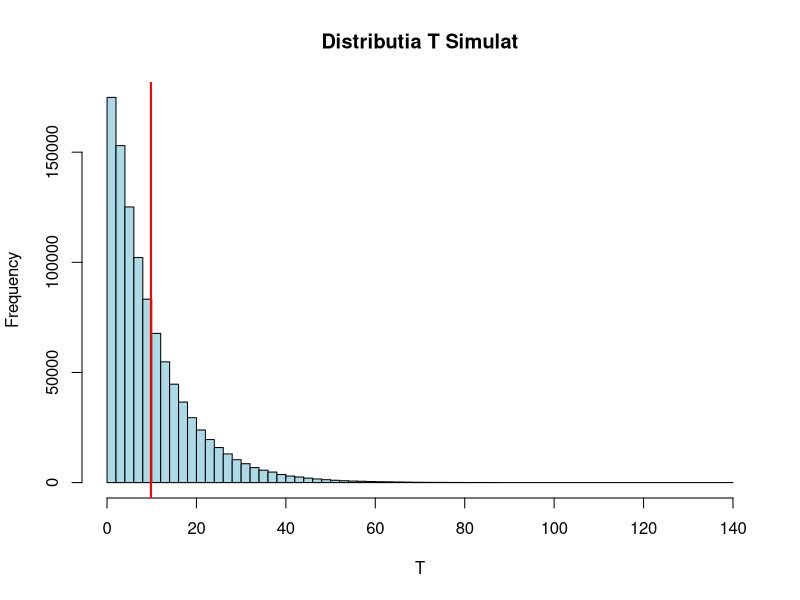
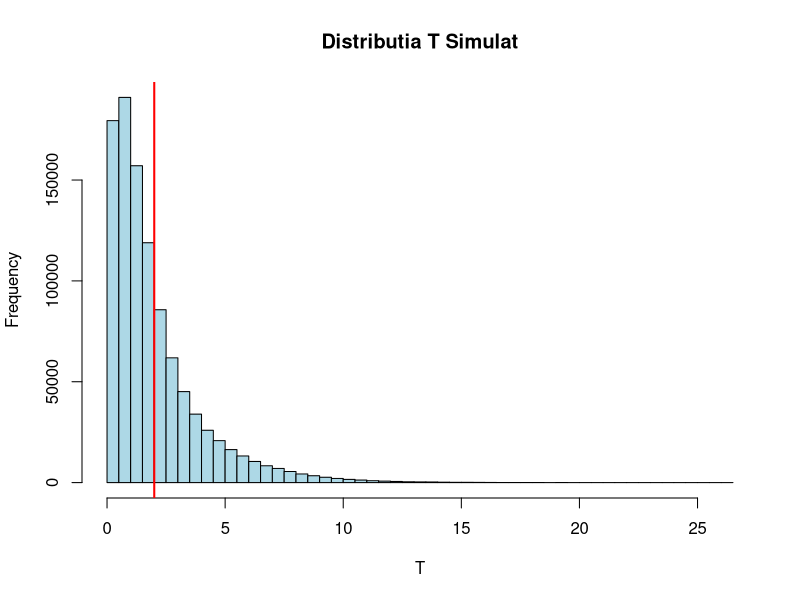
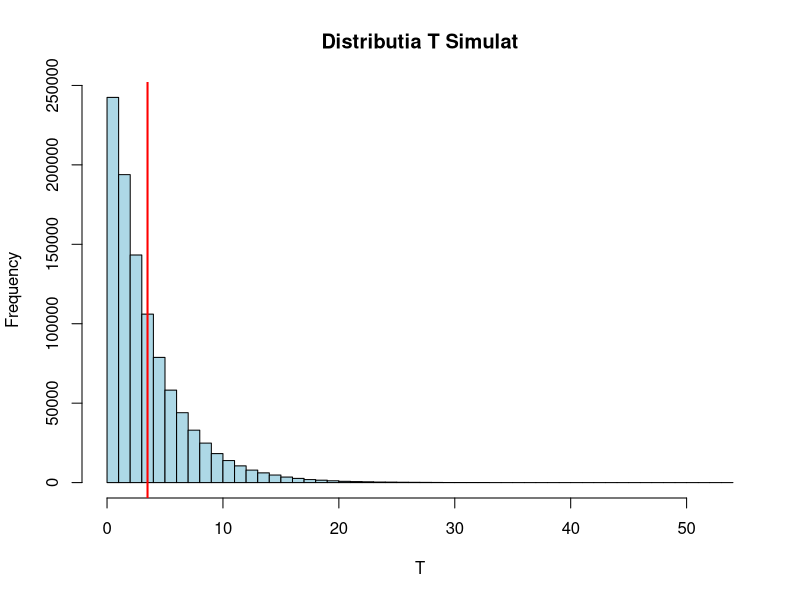
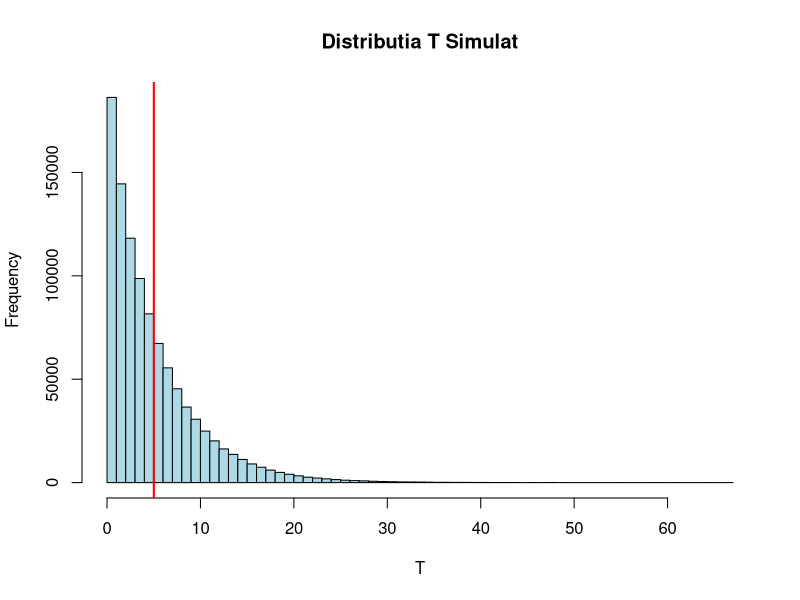
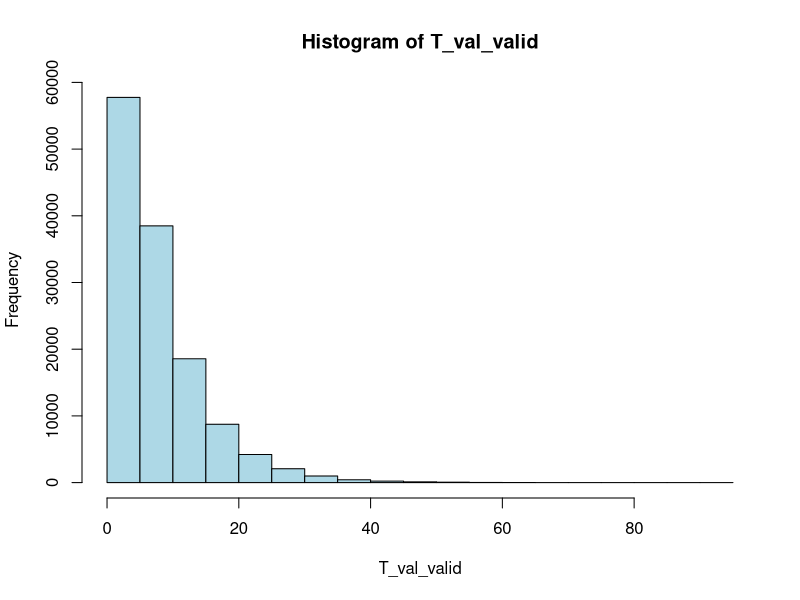
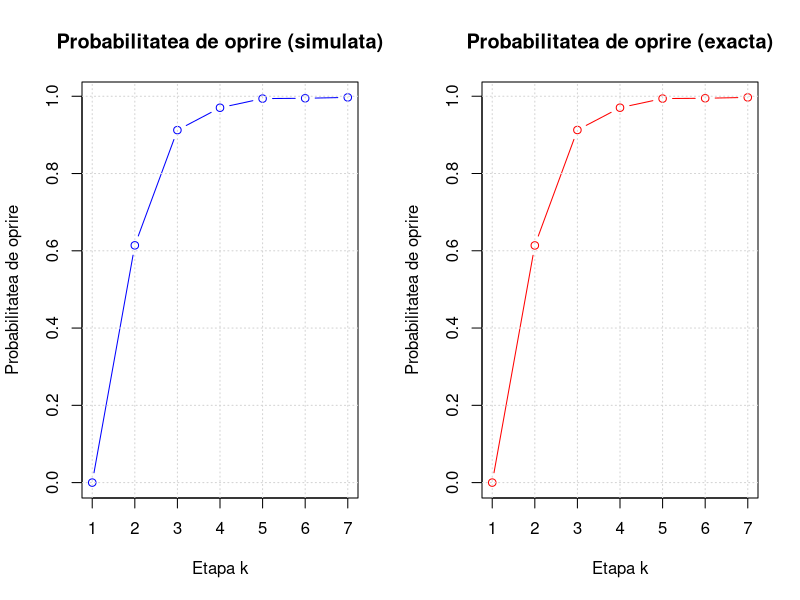

Source code (R) for these figures, in order:
## a)

n <- 50 # vreau 50 de etape pentru activitate
lambda <- runif(n, min=0.1, max=3) # generez 50 rate aleatoare pentru fiecare etapa cu valori intre 0.1 si 3 in vectorul lambda
# daca am gandit bine, un timp cu un lambda subunitar va dura mai mult decat unul cu lambda supraunitar
# practic daca T1 are lambda 0.5 => E(T1)=1/0.5=2, iar daca T2 are lambda 2.3 => E(T2)=1/2.3=0.43, adica E(T2)<E(T1)
alpha <- runif(n, min=0.1, max=0.9) # 50 de probabilitati de continuare cu valori mai mici ca 1(=100%) pentru fiecare etapa de a trece la urmatoarea
nr_simulari <- 10^6 # fiecare simulare va face persoana A sa parcurga o activitate cu cate n etape

T_val <- numeric(nr_simulari) # vector pentru timpii totalizati

for(j in 1:nr_simulari)
{
  T_total <- 0 # timpul total se reinitializeaza pentru inceputul fiecarei noi simulari
  i <- 1 # contor T_i
  
  while(i <= n) # n etape
  {
    T_i <- rexp(1, rate=lambda[i])# timpul etapei curente folosind rexp care calculeaza pmf-ul distributiei exponentiale in lambda[i]
    # rexp(k, ...) genereaza k variabile aleatoare, dar nu le generez pe toate o data cu rexp(n, ...) deoarece fiecare are alta rata si ar trebui sa fie incrementat i-ul
    # T_i <- lambda[i]*e^(-lambda[i]*x)
    
    T_total <- T_total + T_i
    
    if(runif(1, min=0, max=1) < alpha[i])# conditie continuare la etapa i+1 deoarece runif(1) genereaza o valoare intre 0 si 1 care e comparata cu probabilitate curenta de continuare alfa[i]
    {
      i <- i + 1
    } else
    {
      break # oprire, nu trec la etapa urmatoare
    }
  }
  
  T_val[j] <- T_total
}

E_T_simulat <- mean(T_val) # media valorilor simulate pentru a determina E(T)

cat("Estimarea E(T) prin simulare:", E_T_simulat, "\n")
hist(T_val, col = "lightblue", main = "Distributia T Simulat", xlab = "T", breaks = 50) # plotarea distributiei valorilor simulate pentru T
abline(v = E_T_simulat, col = "red", lwd = 2) # linia rosie pentru valoarea exactă a lui E(T)






## b)

n <- 50 # n etape
lambda <- runif(n, min=0.1, max=3)
alpha <- runif(n, min=0.1, max=0.9)
nr_simulari <- 10^6 # fiecare simulare va face persoana A sa parcurga o activitate cu cate n etape

T_val <- numeric(nr_simulari) # vector pentru timpii totalizati

for(j in 1:nr_simulari)
{
  T_total <- 0 # timpul total se reinitializeaza pentru inceputul fiecarei noi simulari
  i <- 1 # contor T_i
  
  while(i <= n) # n etape
  {
    T_i <- rexp(1, rate=lambda[i])# timpul etapei curente folosind rexp care calculeaza pmf-ul distributiei exponentiale in lambda[i]
    # rexp(k, ...) genereaza k variabile aleatoare, dar nu le generez pe toate o data cu rexp(n, ...) deoarece fiecare are alta rata si ar trebui sa fie incrementat i-ul
    # T_i <- lambda[i]*e^(-lambda[i]*x)
    
    T_total <- T_total + T_i
    
    if(runif(1, min=0, max=1) < alpha[i])# conditie continuare la etapa i+1 deoarece runif(1) genereaza o valoare intre 0 si 1 care e comparata cu probabilitate curenta de continuare alfa[i]
    {
      i <- i + 1
    } else
    {
      break # oprire, nu trec la etapa urmatoare
    }
  }
  
  T_val[j] <- T_total
}

E_T_simulat <- mean(T_val) # media valorilor simulate pentru a determina E(T)

P_reaches <- numeric(n)
for (i in 1:n) # calculez probabilitatea de a ajunge la fiecare etapa
{
  if (i == 1)
  {
    P_reaches[i] <- 1 # prob de a ajunge la prima etapa este mereu 1
  } else
  {
    P_reaches[i] <- P_reaches[i-1]*alpha[i-1] # produsul probabilitatilor anterioare
  }
}

E_T_calculat <- sum((1/lambda)*P_reaches) # valoare exacta a lui E(T)

cat("Estimarea E(T) prin simulare:", E_T_simulat, "\n")
cat("Valoarea exactă a lui E(T):", E_T_calculat, "\n")
hist(T_val, col = "lightblue", main = "Distributia T Simulat", xlab = "T", breaks = 50) # plotarea distributiei valorilor simulate pentru T
abline(v = E_T_calculat, col = "red", lwd = 2) # linia rosie pentru valoarea exactă a lui E(T)





# c)

n <- 50 # n etape
lambda <- runif(n, min=0.1, max=3)
alpha <- runif(n, min=0.1, max=0.9)
nr_simulari <- 10^6 # fiecare simulare va face persoana A sa parcurga o activitate cu cate n etape

T_val <- numeric(nr_simulari) # vector pentru timpii totalizati
finalizat_count <- 0 # count pt etape finalizate

for(j in 1:nr_simulari)
{
  T_total <- 0 # timpul total se reinitializeaza pentru inceputul fiecarei noi simulari
  i <- 1 # contor T_i
  
  while(i <= n) # n etape
  {
    T_i <- rexp(1, rate=lambda[i])# timpul etapei curente folosind rexp care calculeaza pmf-ul distributiei exponentiale in lambda[i]
    # rexp(k, ...) genereaza k variabile aleatoare, dar nu le generez pe toate o data cu rexp(n, ...) deoarece fiecare are alta rata si ar trebui sa fie incrementat i-ul
    # T_i <- lambda[i]*e^(-lambda[i]*x)
    
    T_total <- T_total + T_i
    
    if(runif(1, min=0, max=1) < alpha[i])# conditie continuare la etapa i+1 deoarece runif(1) genereaza o valoare intre 0 si 1 care e comparata cu probabilitate curenta de continuare alfa[i]
    {
      i <- i + 1
    } else
    {
      break # oprire, nu trec la etapa urmatoare
    }
  }
  
  T_val[j] <- T_total
  
  if (i > n)
  {
    finalizat_count <- finalizat_count + 1
  }
}

E_T_simulat <- mean(T_val) # media valorilor simulate pentru a determina E(T)

P_reaches <- numeric(n)
for (i in 1:n) # calculez probabilitatea de a ajunge la fiecare etapa
{
  if (i == 1)
  {
    P_reaches[i] <- 1 # prob de a ajunge la prima etapa este mereu 1
  } else
  {
    P_reaches[i] <- P_reaches[i-1]*alpha[i-1] # produsul probabilitatilor anterioare
  }
}

E_T_calculat <- sum((1/lambda)*P_reaches) # valoare exacta a lui E(T)

cat("Estimarea E(T) prin simulare:", E_T_simulat, "\n")
cat("Valoarea exactă a lui E(T):", E_T_calculat, "\n")
hist(T_val, col = "lightblue", main = "Distributia T Simulat", xlab = "T", breaks = 50) # plotarea distributiei valorilor simulate pentru T
abline(v = E_T_calculat, col = "red", lwd = 2) # linia rosie pentru valoarea exactă a lui E(T)

P_finalizare_simulata <- finalizat_count/nr_simulari 
P_finalizare_exacta <- prod(alpha)

cat("Probabilitatea de finalizare in simulare:", P_finalizare_simulata, "\n")
cat("Probabilitatea exacta de finalizare:", P_finalizare_exacta, "\n") # va da o valoare foarte mica 3.720195×10^−18, adica 0.00...03720195





# d)

n <- 50 # n etape
lambda <- runif(n, min=0.1, max=3)
alpha <- runif(n, min=0.1, max=0.9)
nr_simulari <- 10^6 # fiecare simulare va face persoana A sa parcurga o activitate cu cate n etape
sigma <- 5

T_val <- numeric(nr_simulari) # vector pentru timpii totalizati
count_sigma <- 0 # contor pentru simularile cu T_total <= sigma


for(j in 1:nr_simulari)
{
  T_total <- 0 # timpul total se reinitializeaza pentru inceputul fiecarei noi simulari
  i <- 1 # contor T_i
  
  while(i <= n) # n etape
  {
    T_i <- rexp(1, rate=lambda[i])# timpul etapei curente folosind rexp care calculeaza pmf-ul distributiei exponentiale in lambda[i]
    # rexp(k, ...) genereaza k variabile aleatoare, dar nu le generez pe toate o data cu rexp(n, ...) deoarece fiecare are alta rata si ar trebui sa fie incrementat i-ul
    # T_i <- lambda[i]*e^(-lambda[i]*x)
    
    T_total <- T_total + T_i
    
    if(runif(1, min=0, max=1) < alpha[i])# conditie continuare la etapa i+1 deoarece runif(1) genereaza o valoare intre 0 si 1 care e comparata cu probabilitate curenta de continuare alfa[i]
    {
      i <- i + 1
    } else
    {
      break # oprire, nu trec la etapa urmatoare
    }
  }
  
  T_val[j] <- T_total
  
  if (T_total <= sigma)
  {
    count_sigma <- count_sigma + 1
  }
}

E_T_simulat <- mean(T_val) # media valorilor simulate pentru a determina E(T)

P_reaches <- numeric(n)
for (i in 1:n) # calculez probabilitatea de a ajunge la fiecare etapa
{
  if (i == 1)
  {
    P_reaches[i] <- 1 # prob de a ajunge la prima etapa este mereu 1
  } else
  {
    P_reaches[i] <- P_reaches[i-1]*alpha[i-1] # produsul probabilitatilor anterioare
  }
}

E_T_calculat <- sum((1/lambda)*P_reaches) # valoare exacta a lui E(T)

cat("Estimarea E(T) prin simulare:", E_T_simulat, "\n")
cat("Valoarea exactă a lui E(T):", E_T_calculat, "\n")
hist(T_val, col = "lightblue", main = "Distributia T Simulat", xlab = "T", breaks = 50) # plotarea distributiei valorilor simulate pentru T
abline(v = E_T_calculat, col = "red", lwd = 2) # linia rosie pentru valoarea exactă a lui E(T)

P_sigma_simulata <- count_sigma/nr_simulari

cat("Probabilitatea de a termina intr-un timp <= sigma:", P_sigma_simulata, "\n")




# e)

n <- 3 # scad numarul de etape
lambda <- runif(n, min=0.1, max=3)
alpha <- runif(n, min=0.1, max=0.9)
nr_simulari <- 10^6 # fiecare simulare va face persoana A sa parcurga o activitate cu cate n etape

T_val_valid <- numeric(0) # vector pentru a stoca valorile timpului total T doar pentru simulari care au terminat toate cele n etape

for(j in 1:nr_simulari)
{
  T_total <- 0 # timpul total se reinitializeaza pentru inceputul fiecarei noi simulari
  i <- 1 # contor T_i
  
  while(i <= n) # n etape
  {
    T_i <- rexp(1, rate=lambda[i])# timpul etapei curente folosind rexp care calculeaza pmf-ul distributiei exponentiale in lambda[i]
    # rexp(k, ...) genereaza k variabile aleatoare, dar nu le generez pe toate o data cu rexp(n, ...) deoarece fiecare are alta rata si ar trebui sa fie incrementat i-ul
    # T_i <- lambda[i]*e^(-lambda[i]*x)
    
    T_total <- T_total + T_i
    
    if(runif(1, min=0, max=1) < alpha[i])# conditie continuare la etapa i+1 deoarece runif(1) genereaza o valoare intre 0 si 1 care e comparata cu probabilitate curenta de continuare alfa[i]
    {
      i <- i + 1
    } else
    {
      break # oprire, nu trec la etapa urmatoare
    }
  }
  
  if(i == n + 1) # s-au terminat toate cele n etape
  {
    T_val_valid <- c(T_val_valid, T_total)
  }
}

if(length(T_val_valid) > 0) # exista valori in T_val_valid
{
  T_min_finalizare <- min(T_val_valid)
  T_max_finalizare <- max(T_val_valid)
  
  cat("Timpul minim de finalizare a activitatii:", T_min_finalizare, "\n")
  cat("Timpul maxim de finalizare a activitatii:", T_max_finalizare, "\n")
  
  hist(T_val_valid, col = "lightblue")
} else
{
  cat("Nu exista simulari valide in care persoana A finalizeaza activitatea\n")
}



# f)

n <- 7 # n etape
lambda <- runif(n, min=0.1, max=3)
alpha <- runif(n, min=0.1, max=0.9)
nr_simulari <- 10^6 # fiecare simulare va face persoana A sa parcurga o activitate cu cate n etape

opriri_inainte_de_etapa <- numeric(n) # vector pentru a numara opririle inainte de fiecare etapa
probabilitati_oprire_exacte <- numeric(n)

for(j in 1:nr_simulari)
{
  i <- 1
  while(i <= n)
  {
    if(runif(1, min=0, max=1) < alpha[i]) # conditie continuare la etapa i+1 deoarece runif(1) genereaza o valoare intre 0 si 1 care e comparata cu probabilitate curenta de continuare alfa[i]
    {
      i <- i + 1
    } else
    {
      break # oprire, nu trec la etapa urmatoare
    }
  }
  
  for(k in 1:n) # creste numarul de opriri pentru fiecare etapa la care s-a oprit
  {
    if(i < k)
    {
      opriri_inainte_de_etapa[k] <- opriri_inainte_de_etapa[k] + 1
    }
  }
}

probabilitati_oprire_simulate <- opriri_inainte_de_etapa/nr_simulari

for(k in 2:n)
{
  P_finalizare_pana_la_k_minus_1 <- prod(alpha[1:(k-1)]) # prob de finalizare pana la etapa k-1
  probabilitati_oprire_exacte[k] <- 1-P_finalizare_pana_la_k_minus_1 # prob de oprire inainte de etapa k
}

cat("Probabilitatile de oprire (simulata) inainte de etapa k:", probabilitati_oprire_simulate, "\n")
cat("Probabilitatile de oprire (exacta) inainte de etapa k:", probabilitati_oprire_exacte, "\n")

par(mfrow = c(1, 2)) # 2 grafice
plot(1:n, probabilitati_oprire_simulate, type = "b", col = "blue",
     main = "Probabilitatea de oprire (simulata)",
     xlab = "Etapa k", ylab = "Probabilitatea de oprire")
grid()

plot(1:n, probabilitati_oprire_exacte, type = "b", col = "red",
     main = "Probabilitatea de oprire (exacta)",
     xlab = "Etapa k", ylab = "Probabilitatea de oprire")
grid()

